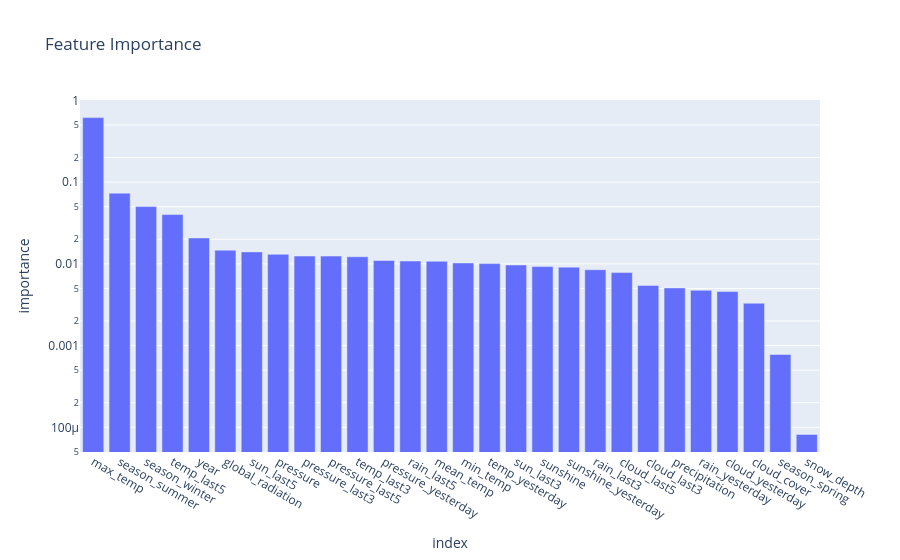

Notebook code for this chart:
### Code cell
fig_importance = px.bar(importance, x="index", y="importance", title="Feature Importance", log_y=True)
fig_importance.show()

### Figure 1 — Plotly figure (JSON) as saved in the notebook; plotly's stock layout.template omitted (floating-point values rounded to 4 significant figures)
{"data": [{"hovertemplate": "index=%{x}<br>importance=%{y}<extra></extra>", "legendgroup": "", "marker": {"color": "#636efa", "pattern": {"shape": ""}}, "name": "", "orientation": "v", "showlegend": false, "textposition": "auto", "type": "bar", "x": ["max_temp", "season_summer", "season_winter", "temp_last5", "year", "global_radiation", "sun_last5", "pressure", "pressure_last3", "pressure_last5", "temp_last3", "pressure_yesterday", "rain_last5", "mean_temp", "min_temp", "temp_yesterday", "sun_last3", "sunshine", "sunshine_yesterday", "rain_last3", "cloud_last5", "cloud_last3", "precipitation", "rain_yesterday", "cloud_yesterday", "cloud_cover", "season_spring", "snow_depth"], "xaxis": "x", "y": [0.6156, 0.07331, 0.05016, 0.04007, 0.02072, 0.0147, 0.01401, 0.01307, 0.01245, 0.01245, 0.0122, 0.01097, 0.01082, 0.01076, 0.01025, 0.01008, 0.009683, 0.009254, 0.009114, 0.008475, 0.007818, 0.005448, 0.005076, 0.00474, 0.004583, 0.003296, 0.0007789, 8.189e-05], "yaxis": "y"}], "layout": {"barmode": "relative", "legend": {"tracegroupgap": 0}, "title": {"text": "Feature Importance"}, "xaxis": {"anchor": "y", "domain": [0, 1], "title": {"text": "index"}}, "yaxis": {"anchor": "x", "domain": [0, 1], "title": {"text": "importance"}, "type": "log"}}}
